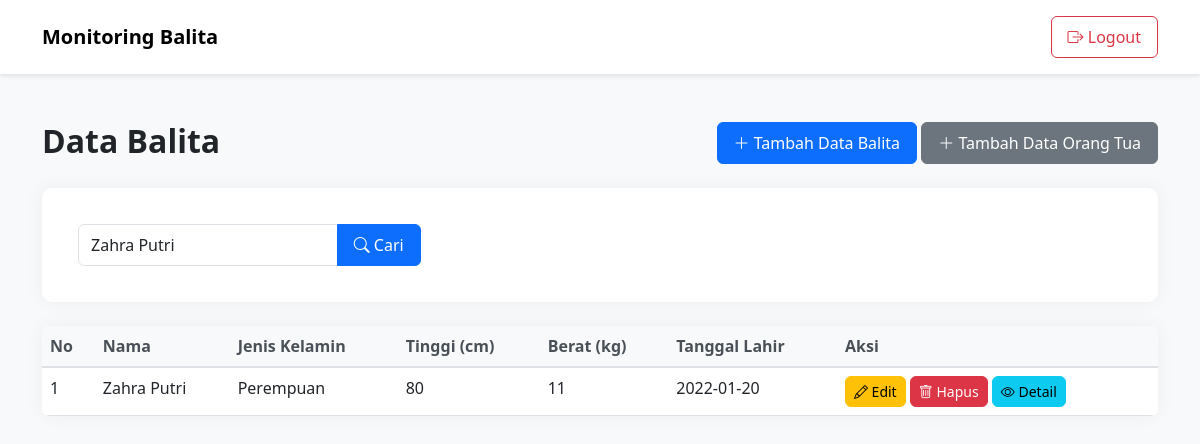
The page /views/dashboard.php?keyword=Zahra Putri (signed in) on the database its author committed.
### tables this page shows
CREATE TABLE `databayi` (
  `id` int(11) NOT NULL,
  `nama` varchar(100) NOT NULL,
  `tinggi` float NOT NULL,
  `berat` float NOT NULL,
  `jenisKelamin` varchar(20) NOT NULL,
  `tanggalLahir` date NOT NULL,
  `riwayat` varchar(100) NOT NULL,
  `catatan` varchar(50) NOT NULL,
  `orang_tua_id` int(11) NOT NULL
);

### models/manusia.php (called while the page is built, shortened)
<?php
require_once dirname(__DIR__) . '/config/database.php';
class Manusia
{
    public function __construct()
    {
        $database = new Database();
        $this->conn = $database->getConnection();
    }
}

### config/Database.php (called while the page is built, shortened)
<?php
class Database
{
    private $host = "localhost:3307";
    private $db_name = "db_databayi";
    private $username = "root";
    private $password = "";
    private static $conn = null;
    public function getConnection()
    {
        if (self::$conn === null) {
            try {
                self::$conn = new mysqli(
                    $this->host,
                    $this->username,
                    $this->password,
                    $this->db_name
                );
                self::$conn->set_charset("utf8");
            } catch (Exception $exception) {
                die("Koneksi gagal: " . $exception->getMessage());
            }
        }
        return self::$conn;
    }
}

### models/balita.php (called while the page is built, shortened)
<?php
require_once 'manusia.php';
class Bayi extends Manusia
{
    public function search($keyword)
    {
        $query = "SELECT * FROM " . self::TABLE . " WHERE nama LIKE ? ORDER BY id DESC";
        $stmt = $this->conn->prepare($query);
        $like = "%" . $keyword . "%";
        $stmt->bind_param("s", $like);
        $stmt->execute();
        $result = $stmt->get_result();
        $data = [];
        if ($result) {
            while ($row = $result->fetch_assoc()) {
                $data[] = $row;
            }
        }
        return $data;
    }
}

### views/dashboard.php (the view, shortened to what this page needs)
<?php
require_once '../config/database.php';
require_once '../models/balita.php';
$keyword = $_GET['keyword'] ?? '';
$bayiModel = new Bayi();
if ($keyword !== '') {
    $dataBayi = $bayiModel->search($keyword);
} else {
    $dataBayi = $bayiModel->tampil_data();
}
?>
<!DOCTYPE html>
<html>
<head>
    <link href="https://cdn.jsdelivr.net/npm/bootstrap@5.3.0/dist/css/bootstrap.min.css" rel="stylesheet">
    <link rel="stylesheet" href="https://cdn.jsdelivr.net/npm/bootstrap-icons@1.7.2/font/bootstrap-icons.css">
</head>
<body>
    <nav class="navbar navbar-expand-lg navbar-light bg-white py-3">
        <div class="container">
            <span class="navbar-brand fw-bold">
                Monitoring Balita
            </span>
            <div class="d-flex">
                <a href="../home.php?logout=1" class="btn btn-outline-danger">
                    <i class="bi bi-box-arrow-right"></i> Logout
                </a>
            </div>
        </div>
    </nav>
    <div class="container py-5">
        <div class="row mb-4">
            <div class="col-md-6">
                <h2 class="fw-bold mb-0">Data Balita</h2>
            </div>
            <div class="col-md-6 text-md-end">
                <a href="tambah_bayi.php" class="btn btn-primary">
                    <i class="bi bi-plus-lg"></i> Tambah Data Balita
                </a>
                <a href="tambah_orangtua.php" class="btn btn-secondary">
                    <i class="bi bi-plus-lg"></i> Tambah Data Orang Tua
                </a>
            </div>
        </div>
        <div class="card search-box mb-4">
            <div class="card-body">
                <form action="dashboard.php" method="GET" class="row g-2">
                    <div class="col-md-4">
                        <div class="input-group">
                            <input type="text" name="keyword" class="form-control" placeholder="Cari nama bayi..."
                                value="<?= htmlspecialchars($keyword) ?>">
                            <button type="submit" class="btn btn-primary">
                                <i class="bi bi-search"></i> Cari
                            </button>
                        </div>
                    </div>
                </form>
            </div>
        </div>
        <div class="card">
            <div class="card-body p-0">
                <div class="table-responsive">
                    <table class="table table-hover mb-0">
                        <thead>
                            <tr>
                                <th>No</th>
                                <th>Nama</th>
                                <th>Jenis Kelamin</th>
                                <th>Tinggi (cm)</th>
                                <th>Berat (kg)</th>
                                <th>Tanggal Lahir</th>
                                <th>Aksi</th>
                            </tr>
                        </thead>
                        <tbody>
                            <?php $no = 1;
                            foreach ($dataBayi as $bayi): ?>
                                <tr>
                                    <td><?= $no++ ?></td>
                                    <td><?= htmlspecialchars($bayi['nama']) ?></td>
                                    <td><?= htmlspecialchars($bayi['jenisKelamin']) ?></td>
                                    <td><?= htmlspecialchars($bayi['tinggi']) ?></td>
                                    <td><?= htmlspecialchars($bayi['berat']) ?></td>
                                    <td><?= htmlspecialchars($bayi['tanggalLahir']) ?></td>
                                    <td>
                                        <a href="edit_bayi.php?id=<?= $bayi['id'] ?>" class="btn btn-sm btn-warning"><i
                                                class="bi bi-pencil"></i> Edit</a>
                                        <a href="dashboard.php?hapus=<?= $bayi['id'] ?>" class="btn btn-sm btn-danger"
                                            onclick="return confirm('Yakin ingin menghapus data ini?')"><i
                                                class="bi bi-trash"></i> Hapus</a>
                                        <a href="data.php?id=<?= $bayi['id'] ?>" class="btn btn-sm btn-info"><i
                                                class="bi bi-eye"></i> Detail</a>
                                    </td>
                                </tr>
                            <?php endforeach; ?>
                        </tbody>
                    </table>
                </div>
            </div>
        </div>
    </div>
</body>
</html>

### views/dashboard.php (style rules this page uses)
body { background-color: #f8f9fa; font-family: 'Segoe UI', system-ui, -apple-system, sans-serif; }
.navbar { box-shadow: 0 2px 4px rgba(0, 0, 0, .1); }
.card { border: none; border-radius: 10px; box-shadow: 0 0 20px rgba(0, 0, 0, .05); }
.table { background: white; border-radius: 8px; overflow: hidden; }
.table thead th { background-color: #f8f9fa; border-bottom: 2px solid #dee2e6; color: #495057; font-weight: 600; }
.btn { border-radius: 6px; padding: 0.5rem 1rem; }
.btn-sm { padding: 0.25rem 0.5rem; }
.search-box { background: white; padding: 20px; border-radius: 10px; box-shadow: 0 0 20px rgba(0, 0, 0, .05); }

### rows shown on the page
databayi: nama "Zahra Putri", jenisKelamin "Perempuan", tinggi "80", berat "11", tanggalLahir "2022-01-20"
